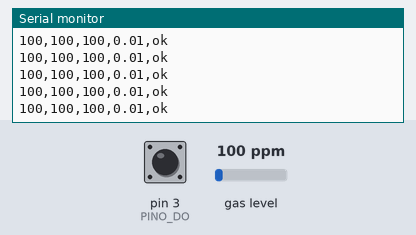
The sketch below on a simulated Arduino Uno, built with avr-gcc and run on an emulated ATmega328P. Shown: the last lines printed to the serial monitor. The inputs (shaded band) are chosen by the test bench; at power-on: gas level 100 ppm, pin 3 (PINO_DO) HIGH.

Above: at 10.4 s.
10.5 s: gas level set to 11 ppm
At 11.0 s:
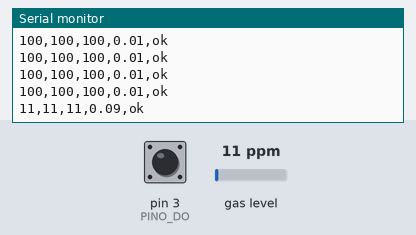
12.0 s: gas level set to 8 ppm
At 12.5 s:
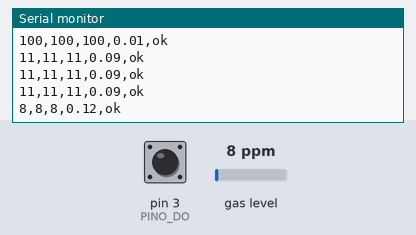
Timing chart, 0 to 14.5 s (numbered marks = the images above; inputs shaded):
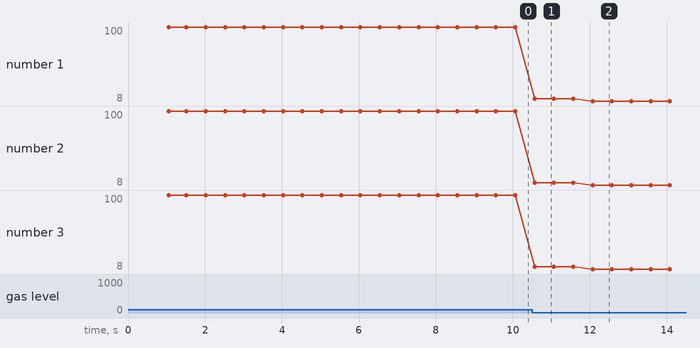

The sketch:

03_mq2_uno.ino
```cpp
/*
  03 - MQ-2: gas inflamavel (GLP, butano, propano, hidrogenio) e fumaca
  Placa: Arduino Uno/Nano     Biblioteca: MQUnifiedsensor (Miguel Califa)

  Modulo MQ-2 (4 pinos):  VCC -> 5V   GND -> GND   AO -> A0   DO -> (opcional) pino 3
  O modulo tem um potenciometro que so ajusta o limiar do pino DIGITAL (DO); a saida analogica
  AO nao depende dele.

  Quimica: dentro do sensor ha uma ceramica de OXIDO DE ESTANHO (SnO2) AQUECIDA (~300 C) por um
  filamento. No ar limpo, oxigenio se prende a superficie e "rouba" eletrons: a resistencia fica
  ALTA. Gases redutores (GLP, CO, H2, fumaca) reagem com esse oxigenio, devolvem os eletrons e a
  resistencia CAI. Medimos a resistencia Rs por um divisor de tensao (RL = 5 kOhm no modulo).
  A relacao Rs/R0 x concentracao (ppm) e uma reta em escala log-log (datasheet) - a biblioteca
  guarda os coeficientes (a, b) de cada gas:  ppm = a * (Rs/R0)^b
  R0 = resistencia no AR LIMPO: por isso precisamos CALIBRAR (Rs/R0 = 9,83 no ar limpo, pelo datasheet).
  Pre-aquecimento: o datasheet pede 24 h na primeira vez e alguns minutos nas seguintes.
*/
#include <MQUnifiedsensor.h>

#define PLACA "Arduino UNO"
#define PINO_AO A0
#define TIPO "MQ-2"
#define TENSAO 5
#define BITS_ADC 10
#define RAZAO_AR_LIMPO 9.83
const int PINO_DO = 3;

MQUnifiedsensor MQ2(PLACA, TENSAO, BITS_ADC, PINO_AO, TIPO);

void setup() {
  Serial.begin(9600);
  pinMode(PINO_DO, INPUT);
  MQ2.setRegressionMethod(1);          // ppm = a * ratio^b
  MQ2.init();

  Serial.println("Calibrando no AR LIMPO (afaste gases, espere o pre-aquecimento)...");
  float r0 = 0;
  for (int i = 0; i < 10; i++) { MQ2.update(); r0 += MQ2.calibrate(RAZAO_AR_LIMPO); Serial.print("."); delay(100); }
  MQ2.setR0(r0 / 10);
  Serial.print("\nR0 = "); Serial.print(r0 / 10, 2); Serial.println(" kOhm");
  if (isinf(r0)) Serial.println("ERRO: R0 infinito - fio aberto?");
  if (r0 == 0)   Serial.println("ERRO: R0 zero - curto?");
  Serial.println("GLP_ppm,CO_ppm,fumaca_ppm,Rs/R0,DO");
}

float ler(float a, float b) { MQ2.setA(a); MQ2.setB(b); return MQ2.readSensor(); }

void loop() {
  MQ2.update();                                  // le o A0 uma vez
  float glp    = ler(574.25, -2.222);            // coeficientes do datasheet (biblioteca)
  float co     = ler(36974,  -3.109);
  float fumaca = ler(30000000, -8.308);
  float razao  = MQ2.readSensorR0Rs() > 0 ? 1.0 / MQ2.readSensorR0Rs() : 0;   // Rs/R0

  Serial.print(glp, 0);    Serial.print(",");
  Serial.print(co, 0);     Serial.print(",");
  Serial.print(fumaca, 0); Serial.print(",");
  Serial.print(razao, 2);  Serial.print(",");
  Serial.println(digitalRead(PINO_DO) == LOW ? "ALERTA" : "ok");   // DO vai a LOW acima do limiar do pot
  delay(500);
}
```

Measured:
- after the input at 10.5 s, the serial monitor: prints a new line after 0.06 s (image 1)
- after the input at 12.0 s, the serial monitor: prints a new line after 0.07 s (image 2)
- plotted number 1: 100 → 11 after the input at 10.5 s, 11 → 8 after the input at 12.0 s
- plotted number 2: 100 → 11 after the input at 10.5 s, 11 → 8 after the input at 12.0 s
- plotted number 3: 100 → 11 after the input at 10.5 s, 11 → 8 after the input at 12.0 s
